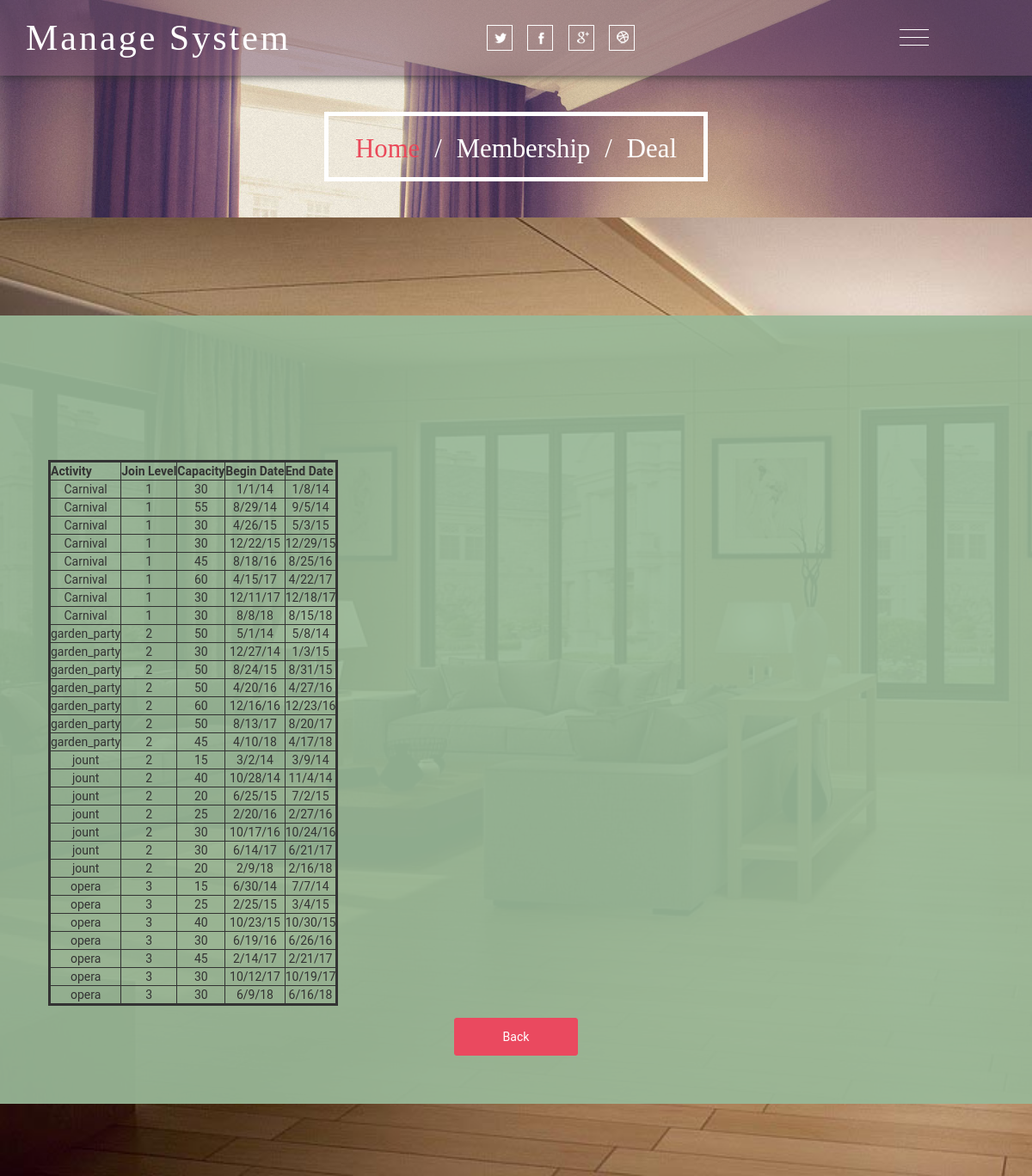
The page /membership on the database as committed earlier.
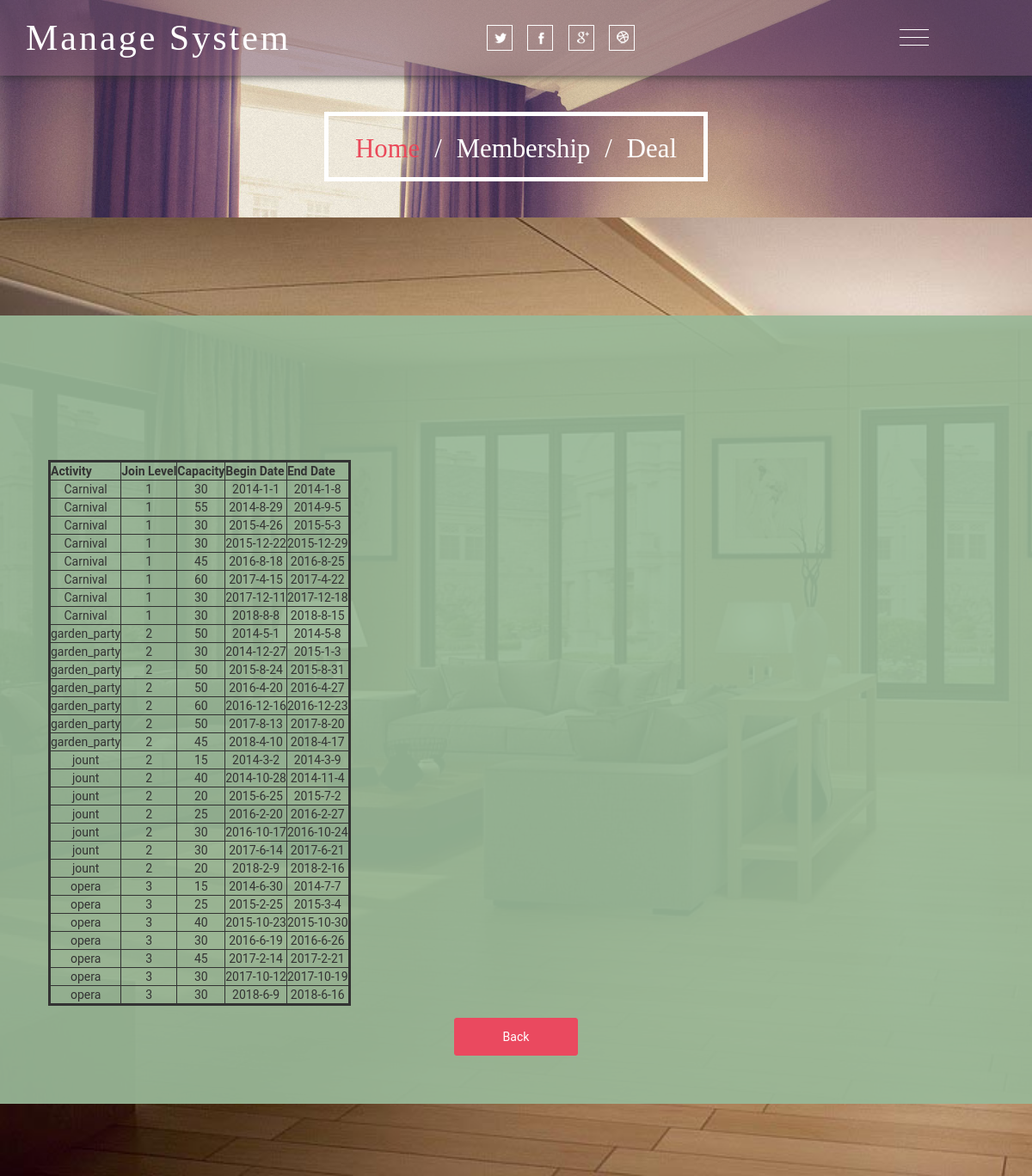
The same page on the database as committed later.
### database_table.py (models this page shows)
class Deal(db.Model):
    __tablename__ = 'Deal'
    activity = db.Column(db.String(30))
    joinLevel = db.Column(db.String(10))
    capacity = db.Column(db.SmallInteger)
    beginDate = db.Column(db.SmallInteger)
    endDate = db.Column(db.SmallInteger)
    dealNo = db.Column(db.SmallInteger, primary_key = True)

### database_table.py (the view)
@app.route('/membership')
def membership():
    sqlite_file = os.path.join(basedir, 'hotel_manager.sqlite')
    conn = sqlite3.connect(sqlite_file)
    cursor = conn.cursor()
    cursor.execute('select * from Deal')
    data = cursor.fetchall()
    conn.close()
    return render_template('membership.html', items = data)

### templates/membership.html (shortened to what this page needs)
<!DOCTYPE html>
<html>
<head>
<link href="{{url_for('static', filename='css/bootstrap.css')}}" type="text/css" rel="stylesheet" media="all">
<link href="{{url_for('static', filename='css/style.css')}}" type="text/css" rel="stylesheet" media="all">
<link href="{{url_for('static', filename='css/menu.css')}}" rel="stylesheet" type="text/css" media="all" />
</head>
<body>
	<div class="banner about-banner">
		<div class="header">
			<div class="container">
				<div class="logo">
					<h1><a href="/">Manage <span>System</span></a></h1>
				</div>
				<div class="social-icons">
					<ul>
						<li><a href="#"> </a></li>
						<li><a href="#" class="fb"> </a></li>
						<li><a href="#" class="in"> </a></li>
						<li><a href="#" class="dott"> </a></li>
					</ul>
				</div>
				<div class="menu">
					<section class="main">
						<div class="open-overlay"> <span class="bar-top"></span> <span class="bar-middle"></span> <span class="bar-bottom"></span> </div>
					</section>
				</div>
				<div class="clearfix"> </div>
			</div>
		</div>
		<div class="banner-text about-banner-text">
			<div class="container">
				<h2><a href="/">Home</a><span> / </span>Membership<span> / </span>Deal</h2>
			</div>
		</div>
	</div>
    <div class="address">
    <div class="address-grid"style="width:100%;margin-top: 30px">
    </div>
    <div class="address-grid"style="width:100%;margin-top:0px;text-align:center">
    <table style = "border:3px solid; padding:5px;" rules="all" cellpadding='5'>
        <thead>
        <tr>
            <th>Activity</th>
            <th>Join Level</th>
            <th>Capacity</th>
            <th>Begin Date</th>
            <th>End Date</th>
        </tr>
        </thead>
        <tbody>
            {% for item in items %}
            <tr>
                {% if item[0] != "activity" %}
                <td>{{item[0]}}</td>
                {% endif %}
                {% if item[1] != "joinLevel" %}
                <td>{{item[1]}}</td>
                {% endif %}
                {% if item[2] != "capacity" %}
                <td>{{item[2]}}</td>
                {% endif %}
                {% if item[3] != "beginDate" %}
                <td>{{item[3]}}</td>
                {% endif %}
                {% if item[4] != "endDate" %}
                <td>{{item[4]}}</td>
                {% endif %}
            </tr>
            {% endfor %}
        </tbody>
    </table>
    <input type = "submit" value="Back" onclick="window.location.href='/customer'">
    </div>
    </div>
</body>
</html>

### static/css/style.css (style rules this page uses)
body { margin:0; font-family: 'Roboto', sans-serif; background: #fff; }
body a { transition: 0.5s all; -webkit-transition: 0.5s all; -moz-transition: 0.5s all; -o-transition: 0.5s all; -ms-transition: 0.5s all; text-decoration:none; }
h1,h2,h3,h4,h5,h6 { margin:0; }
ul,label { margin:0; padding:0; }
.banner { background-image: url("../images/overlay.png"),url(../images/a.jpg); background-repeat: repeat, no-repeat; background-size: 4%, cover; font-weight: 300; background-position:center 0px; }
.header { padding: 1.5em 0; background: rgba(122, 86, 113, 0.51); -webkit-box-shadow: 0px 0px 10px #2D2D2D; -moz-box-shadow: 0px 0px 10px #2D2D2D; box-shadow: 0px 0px 10px #2D2D2D; position: relative; }
.logo,.social-icons { float: left; width:47%; }
.logo h1 { font-size: 3em; color: #fff; letter-spacing: 5px; font-family: 'Great Vibes', cursive; }
.logo h1 a { color: #fff; }
.social-icons ul { display: block; padding: 0; margin-top: 0.6em; line-height: 0; }
.social-icons ul li { display:inline-block; }
.social-icons ul li a { background: url(../images/social-icons.png) no-repeat 2px 1px; display: block; height: 30px; width: 30px; margin-right: 1em; -webkit-transition: .5s all; transition: .5s all; -moz-transition: .5s all; border: 1px solid #fff; }
.social-icons ul li a.fb { background-position:2px -31px; }
.social-icons ul li a.in { background-position: 3px -64px; }
.social-icons ul li a.dott { background-position: 2px -97px; }
.banner-text { padding: 12em 0; text-align: center; }
.banner-text h2 { font-size: 3em; color: #fff; border: 5px solid #fff; display: inline-block; padding: .7em 1em .6em; font-family: 'Great Vibes', cursive; }
.banner-text.about-banner-text { padding: 3em 0; }
.banner-text.about-banner-text h2 { font-size: 2.5em; padding: .7em 1em .5em; }
.banner-text.about-banner-text h2 a { color: #EA495A; }
.banner-text.about-banner-text h2 span { margin: 0 0.3em; }
.address { background: url(../images/slid.jpg)no-repeat fixed; background-size: cover; padding: 7em 0; }
.address-grid { background-color: rgba(153, 185, 152, 0.93); padding: 4em; }
.address input[type="submit"] { border: none; outline: none; color: #fff; padding: .8em 4em; font-size: 1em; margin: 1em 0 0 0; -webkit-appearance: none; background: #EA495F; border: solid 1px #EA495F; border-radius: 3px; -webkit-border-radius: 3px; -moz-border-radius: 3px; transition: 0.5s all; -webkit-transition: 0.5s all; -o-transition: 0.5s all; -moz-transition: 0.5s all; -ms-transition: 0.5s all; font-family: 'Roboto', sans-serif; }
@media (max-width:1366px) { .banner-text { padding: 11em 0; } }
@media (max-width:1280px) { .logo h1 { letter-spacing: 3px; } }
@media (max-width:1280px) { .address { padding: 6em 0; } }
@media (max-width:1280px) { .banner-text.about-banner-text h2 { font-size: 2.2em; } }

### static/css/menu.css (style rules this page uses)
.open-overlay { position: absolute; right: 12%; top: 30%; z-index: 100; width: 34px; display: block; cursor: pointer; }
.open-overlay span { display: block; height: 1px; background-color: #fff; cursor: pointer; margin-top: 8px; }
@media (max-width:1280px) { .open-overlay { right: 10%; } }

Rows that differ between the two databases and show on the page:
changed Deal (number 1 of 29 on the later page): beginDate "1/1/14" → "2014-1-1"; endDate "1/8/14" → "2014-1-8"
changed Deal (number 2 of 29 on the later page): beginDate "8/29/14" → "2014-8-29"; endDate "9/5/14" → "2014-9-5"
changed Deal (number 3 of 29 on the later page): beginDate "4/26/15" → "2015-4-26"; endDate "5/3/15" → "2015-5-3"
changed Deal (number 4 of 29 on the later page): beginDate "12/22/15" → "2015-12-22"; endDate "12/29/15" → "2015-12-29"
changed Deal (number 5 of 29 on the later page): beginDate "8/18/16" → "2016-8-18"; endDate "8/25/16" → "2016-8-25"
changed Deal (number 6 of 29 on the later page): beginDate "4/15/17" → "2017-4-15"; endDate "4/22/17" → "2017-4-22"
changed Deal (number 7 of 29 on the later page): beginDate "12/11/17" → "2017-12-11"; endDate "12/18/17" → "2017-12-18"
changed Deal (number 8 of 29 on the later page): beginDate "8/8/18" → "2018-8-8"; endDate "8/15/18" → "2018-8-15"
changed Deal (number 9 of 29 on the later page): beginDate "5/1/14" → "2014-5-1"; endDate "5/8/14" → "2014-5-8"
changed Deal (number 10 of 29 on the later page): beginDate "12/27/14" → "2014-12-27"; endDate "1/3/15" → "2015-1-3"
changed Deal (number 11 of 29 on the later page): beginDate "8/24/15" → "2015-8-24"; endDate "8/31/15" → "2015-8-31"
changed Deal (number 12 of 29 on the later page): beginDate "4/20/16" → "2016-4-20"; endDate "4/27/16" → "2016-4-27"
changed Deal (number 13 of 29 on the later page): beginDate "12/16/16" → "2016-12-16"; endDate "12/23/16" → "2016-12-23"
changed Deal (number 14 of 29 on the later page): beginDate "8/13/17" → "2017-8-13"; endDate "8/20/17" → "2017-8-20"
changed Deal (number 15 of 29 on the later page): beginDate "4/10/18" → "2018-4-10"; endDate "4/17/18" → "2018-4-17"
changed Deal (number 16 of 29 on the later page): beginDate "3/2/14" → "2014-3-2"; endDate "3/9/14" → "2014-3-9"
changed Deal (number 17 of 29 on the later page): beginDate "10/28/14" → "2014-10-28"; endDate "11/4/14" → "2014-11-4"
changed Deal (number 18 of 29 on the later page): beginDate "6/25/15" → "2015-6-25"; endDate "7/2/15" → "2015-7-2"
changed Deal (number 19 of 29 on the later page): beginDate "2/20/16" → "2016-2-20"; endDate "2/27/16" → "2016-2-27"
changed Deal (number 20 of 29 on the later page): beginDate "10/17/16" → "2016-10-17"; endDate "10/24/16" → "2016-10-24"
changed Deal (number 21 of 29 on the later page): beginDate "6/14/17" → "2017-6-14"; endDate "6/21/17" → "2017-6-21"
changed Deal (number 22 of 29 on the later page): beginDate "2/9/18" → "2018-2-9"; endDate "2/16/18" → "2018-2-16"
changed Deal (number 23 of 29 on the later page): beginDate "6/30/14" → "2014-6-30"; endDate "7/7/14" → "2014-7-7"
changed Deal (number 24 of 29 on the later page): beginDate "2/25/15" → "2015-2-25"; endDate "3/4/15" → "2015-3-4"
changed Deal (number 25 of 29 on the later page): beginDate "10/23/15" → "2015-10-23"; endDate "10/30/15" → "2015-10-30"
changed Deal (number 26 of 29 on the later page): beginDate "6/19/16" → "2016-6-19"; endDate "6/26/16" → "2016-6-26"
changed Deal (number 27 of 29 on the later page): beginDate "2/14/17" → "2017-2-14"; endDate "2/21/17" → "2017-2-21"
changed Deal (number 28 of 29 on the later page): beginDate "10/12/17" → "2017-10-12"; endDate "10/19/17" → "2017-10-19"
changed Deal (number 29 of 29 on the later page): beginDate "6/9/18" → "2018-6-9"; endDate "6/16/18" → "2018-6-16"
